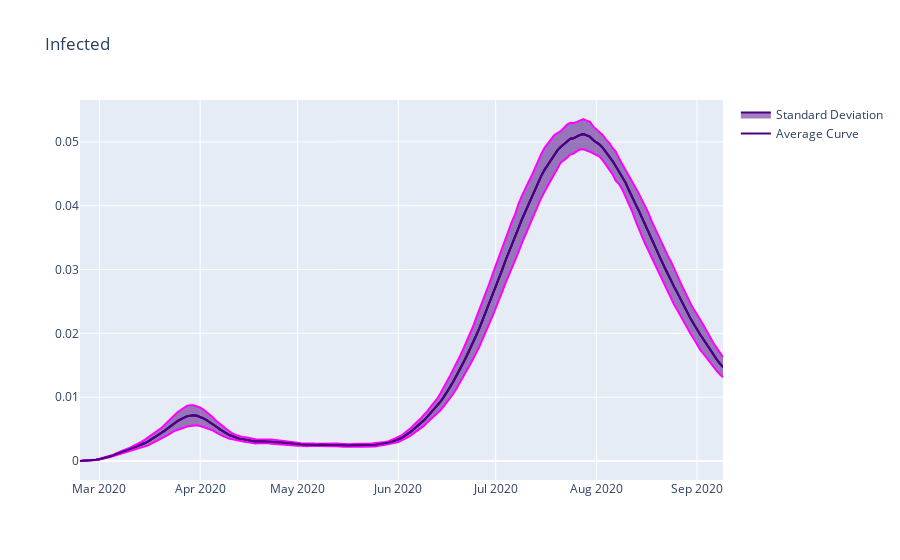

This figure's notebook cell:
### Code cell
plot_average_curve(data_sims, 'Infected', absolute=False)

### Figure 1 — Plotly figure (JSON) as saved in the notebook; plotly's stock layout.template omitted (floating-point values rounded to 4 significant figures; data arrays with more than 128 entries replaced by an {"elided": "..."} marker saying what was removed)
{"data": [{"line": {"color": "indigo"}, "mode": "lines", "name": "Average Curve", "type": "scatter", "x": {"elided": "199 str values"}, "y": {"elided": "199 float values"}}, {"line": {"color": "magenta"}, "mode": "lines", "showlegend": false, "type": "scatter", "x": {"elided": "199 str values"}, "y": {"elided": "199 float values"}}, {"fill": "tonexty", "line": {"color": "indigo"}, "mode": "lines", "name": "Standard Deviation", "type": "scatter", "x": {"elided": "199 str values"}, "y": {"elided": "199 float values"}}, {"line": {"color": "magenta"}, "mode": "lines", "showlegend": false, "type": "scatter", "x": {"elided": "199 str values"}, "y": {"elided": "199 float values"}}, {"fill": "tonexty", "line": {"color": "indigo"}, "mode": "lines", "showlegend": false, "type": "scatter", "x": {"elided": "199 str values"}, "y": {"elided": "199 float values"}}], "layout": {"title": {"text": "Infected"}}}
